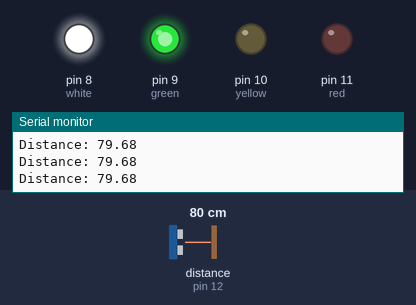
Bench run of a sketch on a simulated Arduino Uno, built with avr-gcc and run on an emulated ATmega328P. Parts: output pins drawn as LEDs (lit = HIGH), the last lines printed to the serial monitor. Wiring (inferred from the names in the program): ultrasonic range finder: trigger pin 13; echo pin 12. The test bench sets the inputs (shaded band); at power-on: distance to the obstacle (sensor on pin 12) 80 cm. The echo pulse lasts 58.3 µs per cm; pins used as bus, display or sensor lines are not drawn.

Above: at 1.2 s.
1.3 s: distance to the obstacle (sensor on pin 12) set to 86 cm
At 2.2 s:
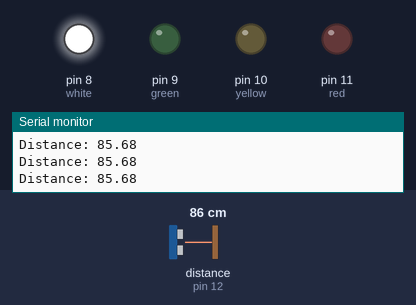
2.8 s: distance to the obstacle (sensor on pin 12) set to 2 cm
At 3.8 s:
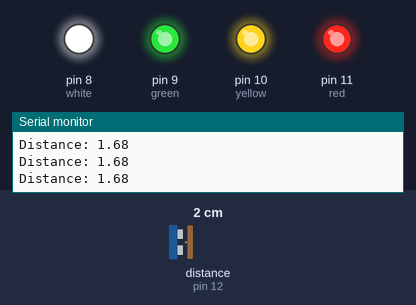
4.3 s: distance to the obstacle (sensor on pin 12) set to 18 cm
5.8 s: distance to the obstacle (sensor on pin 12) set to 23 cm
At 6.5 s:
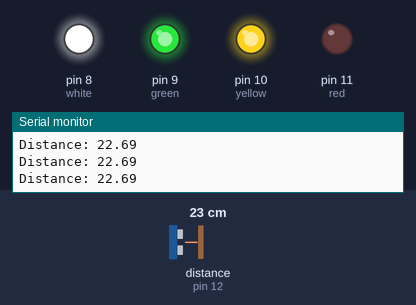
7.3 s: distance to the obstacle (sensor on pin 12) set to 4 cm
At 7.7 s:
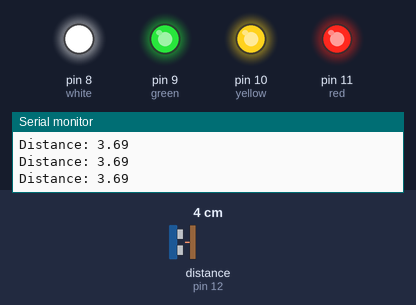
8.8 s: distance to the obstacle (sensor on pin 12) set to 35 cm
At 9.6 s:
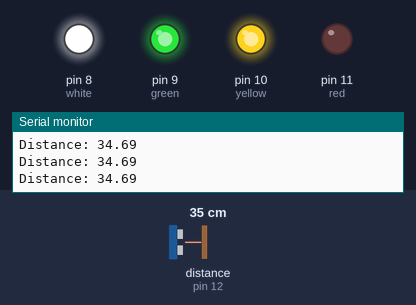
Timing chart, 0 to 11.3 s (numbered marks = the images above; inputs shaded):
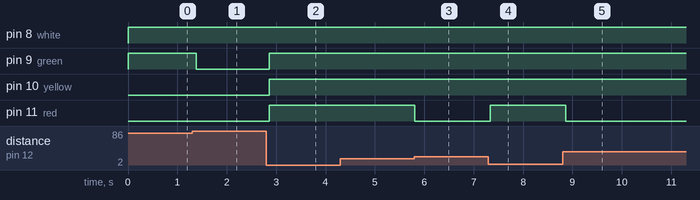

The sketch:

ultrasonic_distance.ino
```cpp
const int trigPin = 13;
const int echoPin = 12;
const int white = 8;
const int green = 9;
const int yellow = 10;
const int red = 11;

void setup() {
  pinMode(trigPin, OUTPUT);
  pinMode(echoPin, INPUT);

  pinMode(white, OUTPUT);
  pinMode(green, OUTPUT);
  pinMode(yellow, OUTPUT);
  pinMode(red, OUTPUT);

  Serial.begin(9600);
}


void loop() {
  digitalWrite(white, HIGH);
  float distance = getDistance();
  lightIndicators(distance);
  Serial.print("Distance: ");
  Serial.println(distance);
  delay(100);
}

void lightIndicators(float distance) {
  if (distance < 20) {
    digitalWrite(red, HIGH);
  } else {
    digitalWrite(red, LOW);
  }
  if (distance < 50) {
    digitalWrite(yellow, HIGH);
  } else {
    digitalWrite(yellow, LOW);
  }

  if (distance < 80) {
    digitalWrite(green, HIGH);
  } else {
    digitalWrite(green, LOW);
  }
}

float getDistance() {
  digitalWrite(trigPin, LOW);
  delayMicroseconds(2);
  digitalWrite(trigPin, HIGH);
  delayMicroseconds(10);
  digitalWrite(trigPin, LOW);

  float duration = pulseIn(echoPin, HIGH);
  return (duration*.0343)/2;
}
```

Measured:
- the behaviour switches between 80 and 81 cm on distance to the obstacle (sensor on pin 12) (found by bisection; images 0 and 1)
- the behaviour switches between 20 and 21 cm on distance to the obstacle (sensor on pin 12) (found by bisection; images 2 and 3)
- after the input at 1.3 s, pin 9 (green): HIGH → LOW after 0.08 s
- after the input at 2.8 s, pin 9 (green), pin 10 (yellow), pin 11 (red): LOW → HIGH after 0.06 s
- after the input at 5.8 s, pin 11 (red): HIGH → LOW at once
- after the input at 7.3 s, pin 11 (red): LOW → HIGH at once
- after the input at 8.8 s, pin 11 (red): HIGH → LOW after 0.06 s
